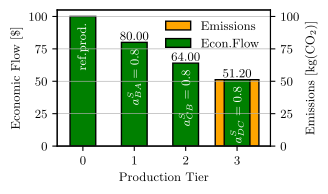

Reproduce this figure in Python.
#%%
# runs code as interactive cell 
# https://code.visualstudio.com/docs/python/jupyter-support-py

# IMPORTS #######################################

# plotting
import matplotlib.pyplot as plt
import matplotlib.font_manager as font_manager
# unit conversion
cm = 1/2.54 # for inches-cm conversion
# time manipulation
from datetime import datetime

# data science
import numpy as np
import pandas as pd

# i/o
from pathlib import PurePath, Path

# SETUP #########################################

plt.rcParams.update({
    "text.usetex": True,
    "font.family": "Arial",
    "font.sans-serif": "Computer Modern",
    'font.size': 9
})

# DATA IMPORT ###################################

# DATA MANIPULATION #############################

x = [0,1,2,3]
a = [1, 0.8, 0.8, 0.8]

y_reference = 100

def fill(x):
    y = []
    y_reduced = y_reference
    for i in range(len(x)):
        y_reduced = y_reduced * a[i]
        y.append(y_reduced)
    return y

y = fill(x)

x_emissions = [3]
y_emissions = [y[-1]]

# FIGURE ########################################

# SETUP ######################

fig, ax = plt.subplots(
    num = 'main',
    nrows = 1,
    ncols = 1,
    dpi = 300,
    figsize=(7*cm, 4.5*cm), # A4=(210x297)mm,
    sharex=False
)
ax2 = ax.twinx()

# SECONDARY AXES ##############


# AXIS LIMITS ################

ax.set_xlim(-0.5, 3.65)
ax.set_ylim(0,105)

ax2.set_ylim(0,105)

# TICKS AND LABELS ###########

a_labels = ['ref.prod.', '$a_{BA}^S=0.8$', '$a_{CB}^S=0.8$', '$a_{DC}^S=0.8$']

# GRIDS ######################

ax.grid(which='both', axis='y', linestyle='-', linewidth = 0.5)

# AXIS LABELS ################

ax.set_xlabel("Production Tier")
ax.set_ylabel("Economic Flow [\$]")

ax2.set_ylabel("Emissions [kg(CO$_2$)]")

# PLOTTING ###################

bars = ax.bar(
    x = x_emissions,
    height = y_emissions,
    color = 'orange',
    width = 0.85,
    label = 'Emissions',
    edgecolor = 'black'
)

bars = ax.bar(
    x = x,
    height = y,
    color = 'green',
    width = 0.5,
    label = 'Econ.Flow',
    edgecolor = 'black'
)
for bar, label in zip(bars, a_labels):
    ax.text(
        bar.get_x() + bar.get_width() / 2,
        bar.get_height() - 5,
        label,
        ha='center',
        va='top',
        rotation='vertical',
        color = 'white'
    )
for bar in bars[1:]:
    ax.text(
        bar.get_x() + bar.get_width() / 2,  # X position, centered
        bar.get_height(),  # Y position, top of the bar
        f'{bar.get_height():.2f}',  # The value, formatted to 2 decimal places
        ha='center',  # Horizontal alignment
        va='bottom',  # Vertical alignment
        color='black'  # Text color
    )



# LEGEND ####################

ax.legend(
    loc = 'upper right',
    frameon = False
)

# EXPORT #########################################

from pathlib import Path
figure_name: str = str(Path(__file__).stem + '.pdf')

plt.savefig(
    fname = figure_name,
    format="pdf",
    bbox_inches='tight',
    transparent = False
)
